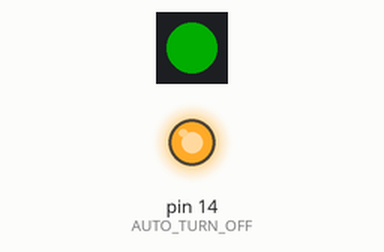
A sketch run on a simulated Arduino Mega 2560, built with avr-gcc and run on an emulated ATmega2560. On the bench: 1 RGB LEDs in strip order, left to right, output pins drawn as LEDs (lit = HIGH). Dim RGB values are drawn brighter than linear; what the sketch prints to the serial monitor is not drawn.

Above: at 0.1 s.
At 5.1 s:
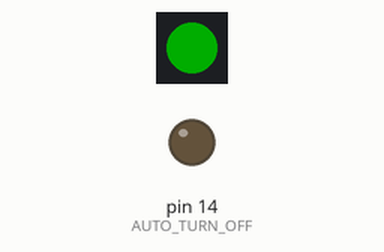
Timing chart, 0 to 6.6 s (numbered marks = the images above):
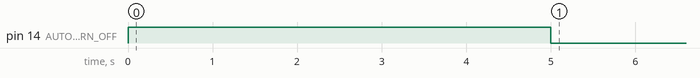

The sketch:

Power_Latch_master-wake_DEMO.ino
```cpp
/*
  Power latch master/wake DEMO

  The code enables interaction with the Master and Wake pins of the powerlatch
  In the setup phase, it initializes serial communication, configures the power latch to prevent accidental shutdown,
  and sets the initial LED color to a dim green. The loop function simply waits five seconds before triggering
  the power latch to turn off the entire module.
*/

#include <Adafruit_NeoPixel.h>

#define LED_PIN    48   // GPIO connected to RGB status led (WS2812B)
#define LED_COUNT   1

Adafruit_NeoPixel led(LED_COUNT, LED_PIN, NEO_GRB + NEO_KHZ800);  // Create a Adafruit_NeoPixel object to control the LED

#define AUTO_TURN_OFF 14  // GPIO connected to power latch
#define BattLVL 7  // GPIO connected to battery level circuit

void setup() {
  // Power latch setup
  pinMode(AUTO_TURN_OFF, OUTPUT);
  digitalWrite(AUTO_TURN_OFF, HIGH);  // Setting the AUTO_TURN_OFF pin HIGH prevents module shutdown. Do this quickly, or the power latch may cut off power.

  // Start serial communication
  Serial.begin(115200);
  Serial.println("Power Latch master wake DEMO");

  // Initialize NeoPixel library
  led.begin();  // Initialize NeoPixel led object
  led.setPixelColor(0, led.Color(0, 50, 0));  // Set a color following RGB standard (R,G,B) ranging from 0 to 255
  led.show();

}

void loop() {
  delay(5000);
  digitalWrite(AUTO_TURN_OFF, LOW);  // Setting the AUTO_TURN_OFF pin LOW will trigger the power latch to turn off the module.
}
```

Measured:
- by itself, pin 14 (AUTO_TURN_OFF): HIGH → LOW at 5.0 s
